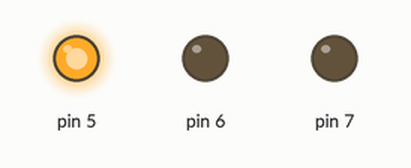
Simulated run of this sketch. Board: Arduino Uno, built with avr-gcc and run on an emulated ATmega328P. Shown: output pins drawn as LEDs (lit = HIGH).

Above: at 0.05 s.
At 0.75 s:
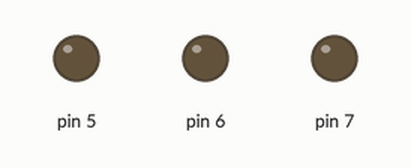
At 1.45 s:
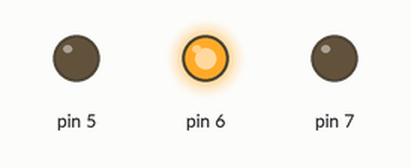
At 2.85 s:
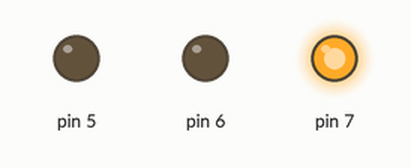
Timing chart, 0 to 3.1 s (numbered marks = the images above):
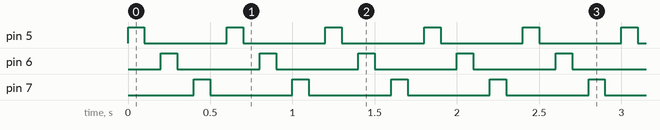

The sketch:

0.Fungsi_For.ino
```cpp
void setup() {
 for(float i=5; i<=7; i++){
  pinMode(i,OUTPUT);
 }
}

void loop() {
  for(float i=5; i<=7; i++){
  digitalWrite(i,HIGH);
  delay(100);
  digitalWrite(i,LOW);
  delay(100);
  }
}
```

Measured:
- by itself, pin 5–7: alternates HIGH for 0.10 s and LOW for 0.50 s
